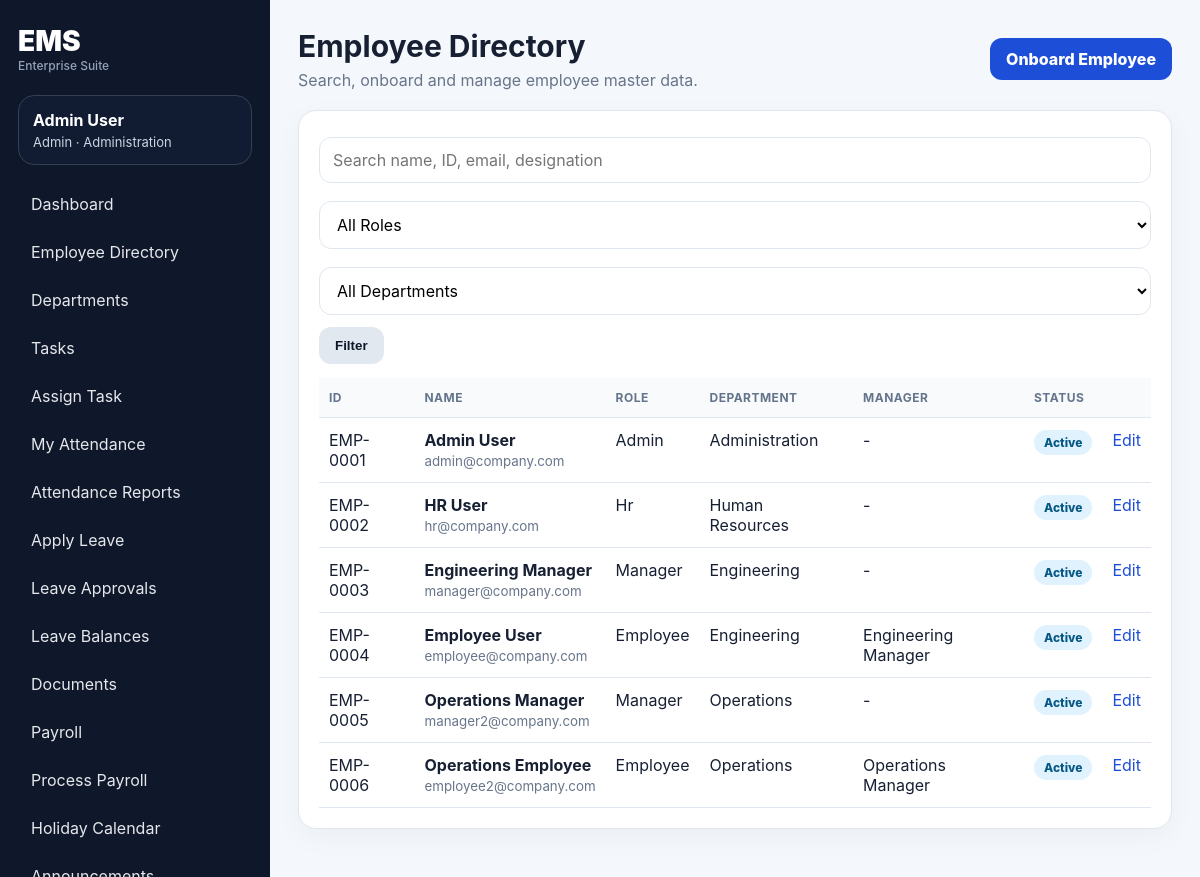
Screenshot of /employees/ (signed in) with the database file from the repository.
### ems/models.py (models this page shows, shortened)
class UserProfile(models.Model):
    userId = models.CharField('Employee ID', max_length=80, unique=True)
    username = models.CharField(max_length=100, unique=True)
    password = models.CharField(max_length=255)
    role = models.CharField(max_length=20, choices=ROLE_CHOICES, default='employee')
    full_name = models.CharField(max_length=160, blank=True)
    email = models.EmailField(unique=True)
    phone = models.CharField(max_length=30, blank=True)
    designation = models.CharField(max_length=100, blank=True)
    department = models.ForeignKey(Department, null=True, blank=True, on_delete=models.SET_NULL, related_name='employees')
    manager = models.ForeignKey('self', null=True, blank=True, on_delete=models.SET_NULL, related_name='team_members')
    date_joined = models.DateField(default=timezone.localdate)
    employment_status = models.CharField(max_length=30, choices=EMPLOYMENT_STATUS, default='Active')
    work_location = models.CharField(max_length=120, default='Head Office')
    experience = models.IntegerField(default=0)
    skillset = models.JSONField(default=list, blank=True)
    leaveBalance = models.IntegerField(default=12)
    leaveTakenThisYear = models.IntegerField(default=0)
    salary_ctc = models.DecimalField(max_digits=12, decimal_places=2, default=0)
    bank_name = models.CharField(max_length=120, blank=True)
    account_last4 = models.CharField(max_length=4, blank=True)
    projectWorkingOn = models.CharField(max_length=200, blank=True)
    emergency_contact = models.CharField(max_length=120, blank=True)
    createdAt = models.DateTimeField(auto_now_add=True)
    last_login_at = models.DateTimeField(null=True, blank=True)
    failed_login_attempts = models.IntegerField(default=0)
    must_change_password = models.BooleanField(default=False)
    updatedAt = models.DateTimeField(auto_now=True)
    @property
    def display_name(self):
        return self.full_name or self.username

class Department(models.Model):
    name = models.CharField(max_length=120, unique=True)
    code = models.CharField(max_length=20, unique=True)
    head = models.CharField(max_length=120, blank=True)
    location = models.CharField(max_length=120, blank=True)
    created_at = models.DateTimeField(auto_now_add=True)

### ems/views.py (the view)
# urls.py: path('employees/', views.employees, name='employees'),
@login_required
def employees(request):
    q = request.GET.get('q','').strip(); role = request.GET.get('role',''); dept = request.GET.get('dept','')
    users = managed_employee_queryset(request.profile, include_self=True)
    if role in VALID_ROLES: users = users.filter(role=role)
    if dept: users = users.filter(department_id=dept)
    if q: users = users.filter(Q(username__icontains=q)|Q(full_name__icontains=q)|Q(userId__icontains=q)|Q(email__icontains=q)|Q(designation__icontains=q))
    return render(request, 'ems/employees.html', base_context(request, users=users, q=q, role=role, dept=dept, departments=Department.objects.order_by('name')))

### ems/views.py (called while the page is built, shortened)
def ensure_leave_balances(user):
    year = timezone.localdate().year
    for leave_type, opening in [('Casual Leave', 12), ('Sick Leave', 8), ('Earned Leave', 12)]:
        LeaveBalance.objects.get_or_create(
            employee=user,
            year=year,
            leave_type=leave_type,
            defaults={'opening_balance': opening, 'credited': 0, 'used': 0, 'adjusted': 0},
        )

def current_user(request):
    uid = request.session.get('profile_id')
    return UserProfile.objects.filter(id=uid).first() if uid else None

def login_required(view):
    @wraps(view)
    def wrapper(request, *args, **kwargs):
        seed_defaults()
        user = current_user(request)
        if not user:
            messages.warning(request, 'Please login first.')
            return redirect('login')
        request.profile = user
        return view(request, *args, **kwargs)
    return wrapper

def base_context(request, **kwargs):
    data = {'me': getattr(request, 'profile', current_user(request))}
    data.update(kwargs)
    return data

def managed_employee_queryset(user, include_self=False):
    qs = UserProfile.objects.select_related('department', 'manager').order_by('userId')
    if user.role in ['admin', 'hr']:
        return qs

### ems/templates/ems/employees.html
{% extends 'ems/base.html' %}{% block content %}<div class="page-head"><div><h1>Employee Directory</h1><p>Search, onboard and manage employee master data.</p></div>{% if me.role == 'admin' or me.role == 'hr' %}<a class="btn primary" href="{% url 'employee_create' %}">Onboard Employee</a>{% endif %}</div><section class="panel"><form class="filters"><input name="q" value="{{ q }}" placeholder="Search name, ID, email, designation"><select name="role"><option value="">All Roles</option><option value="admin">Admin</option><option value="hr">HR</option><option value="manager">Manager</option><option value="employee">Employee</option></select><select name="dept"><option value="">All Departments</option>{% for d in departments %}<option value="{{ d.id }}">{{ d.name }}</option>{% endfor %}</select><button class="btn">Filter</button></form><table><tr><th>ID</th><th>Name</th><th>Role</th><th>Department</th><th>Manager</th><th>Status</th><th></th></tr>{% for u in users %}<tr><td>{{ u.userId }}</td><td><b>{{ u.display_name }}</b><br><small>{{ u.email }}</small></td><td>{{ u.role|title }}</td><td>{{ u.department.name|default:'-' }}</td><td>{{ u.manager.display_name|default:'-' }}</td><td><span class="badge">{{ u.employment_status }}</span></td><td>{% if me.role == 'admin' or me.role == 'hr' %}<a href="{% url 'employee_edit' u.id %}">Edit</a>{% endif %}</td></tr>{% endfor %}</table></section>{% endblock %}

### ems/templates/ems/base.html (shortened to what this page needs)
{% load static %}
<!doctype html>
<html lang="en">
<head>
  <link rel="stylesheet" href="{% static 'ems/style.css' %}">
</head>
<body>
{% if me %}
<aside class="sidebar">
  <div class="brand"><span>EMS</span><small>Enterprise Suite</small></div>
  <div class="userbox"><b>{{ me.display_name }}</b><span>{{ me.role|title }} · {{ me.department.name|default:'No Dept' }}</span></div>
  <nav>
    <a href="{% url 'dashboard' %}">Dashboard</a>
    <a href="{% url 'employees' %}">Employee Directory</a>
    {% if me.role == 'admin' or me.role == 'hr' %}<a href="{% url 'departments' %}">Departments</a>{% endif %}
    <a href="{% url 'tasks' %}">Tasks</a>
    {% if me.role != 'employee' %}<a href="{% url 'task_assign' %}">Assign Task</a>{% endif %}
    <a href="{% url 'attendance' %}">My Attendance</a>
    {% if me.role != 'employee' %}<a href="{% url 'attendance_reports' %}">Attendance Reports</a>{% endif %}
    <a href="{% url 'leave_apply' %}">Apply Leave</a>
    <a href="{% url 'leaves' %}">Leave Approvals</a>
    <a href="{% url 'leave_balances' %}">Leave Balances</a>
    <a href="{% url 'documents' %}">Documents</a>
    <a href="{% url 'payroll' %}">Payroll</a>
    {% if me.role == 'admin' or me.role == 'hr' %}
      <a href="{% url 'payroll_assign' %}">Process Payroll</a>
      <a href="{% url 'holidays' %}">Holiday Calendar</a>
      <a href="{% url 'announcements' %}">Announcements</a>
    {% endif %}
  </nav>
</aside>
{% endif %}
<main class="main {% if not me %}auth-main{% endif %}">
  {% block content %}{% endblock %}
</main>
</body>
</html>

### ems/static/ems/style.css (style rules this page uses)
:root { --bg:#f4f7fb;--panel:#fff;--text:#172033;--muted:#68758a;--primary:#1d4ed8;--primary2:#0f172a;--border:#dfe6f0;--success:#15803d;--danger:#b91c1c;--warn:#b45309 }
* { box-sizing:border-box }
body { margin:0;font-family:Inter,Segoe UI,Arial,sans-serif;background:var(--bg);color:var(--text) }
a { color:var(--primary);text-decoration:none }
.sidebar { position:fixed;left:0;top:0;bottom:0;width:270px;background:#0f172a;color:white;padding:24px 18px;overflow:auto }
.brand { font-size:28px;font-weight:900;margin-bottom:22px }
.brand small { display:block;font-size:12px;color:#94a3b8;font-weight:500 }
.userbox { padding:14px;border:1px solid #334155;border-radius:16px;margin-bottom:18px;background:#111c33 }
.userbox b,.userbox span { display:block }
.userbox span { color:#cbd5e1;font-size:13px;margin-top:4px }
.sidebar nav { display:grid;gap:6px }
.sidebar nav a { color:#e5e7eb;padding:11px 13px;border-radius:12px }
.main { margin-left:270px;padding:28px;min-height:100vh }
input,select,textarea { width:100%;padding:12px 13px;border:1px solid var(--border);border-radius:12px;background:#fff;margin-top:6px;font:inherit }
.page-head { display:flex;align-items:center;justify-content:space-between;margin-bottom:20px;gap:20px }
.page-head h1 { margin:0;font-size:30px }
.page-head p { margin:6px 0 0;color:var(--muted) }
.card,.panel { background:var(--panel);border:1px solid var(--border);border-radius:18px;box-shadow:0 8px 28px #0f172a0a }
.panel { padding:20px;margin-bottom:20px;overflow:auto }
.btn,button { border:0;border-radius:12px;background:#e2e8f0;color:#0f172a;padding:11px 16px;font-weight:800;cursor:pointer }
.btn.primary,button.primary { background:var(--primary);color:white }
.filters,.inline-form { display:flex;gap:12px;align-items:end;flex-wrap:wrap;margin-bottom:14px }
.filters input { min-width:300px }
table { width:100%;border-collapse:collapse }
th,td { padding:12px 10px;border-bottom:1px solid var(--border);text-align:left;vertical-align:top }
th { font-size:12px;text-transform:uppercase;letter-spacing:.04em;color:#64748b;background:#f8fafc }
small { color:var(--muted) }
.badge { display:inline-block;padding:5px 10px;border-radius:999px;background:#e0f2fe;color:#075985;font-weight:800;font-size:12px }

### rows the page displays
UserProfile: display_name "Admin User", role "Admin", department.name "Administration", userId "EMP-0001", email "admin@company.com", manager.display_name "-", employment_status "Active", shows "Edit"
UserProfile: userId "EMP-0002", display_name "HR User", email "hr@company.com", role "Hr", department.name "Human Resources", manager.display_name "-", employment_status "Active"
UserProfile: userId "EMP-0003", display_name "Engineering Manager", email "manager@company.com", role "Manager", department.name "Engineering", manager.display_name "-", employment_status "Active"
UserProfile: userId "EMP-0004", display_name "Employee User", email "employee@company.com", role "Employee", department.name "Engineering", manager.display_name "Engineering Manager", employment_status "Active"
UserProfile: userId "EMP-0005", display_name "Operations Manager", email "manager2@company.com", role "Manager", department.name "Operations", manager.display_name "-", employment_status "Active"
UserProfile: userId "EMP-0006", display_name "Operations Employee", email "employee2@company.com", role "Employee", department.name "Operations", manager.display_name "Operations Manager", employment_status "Active"
